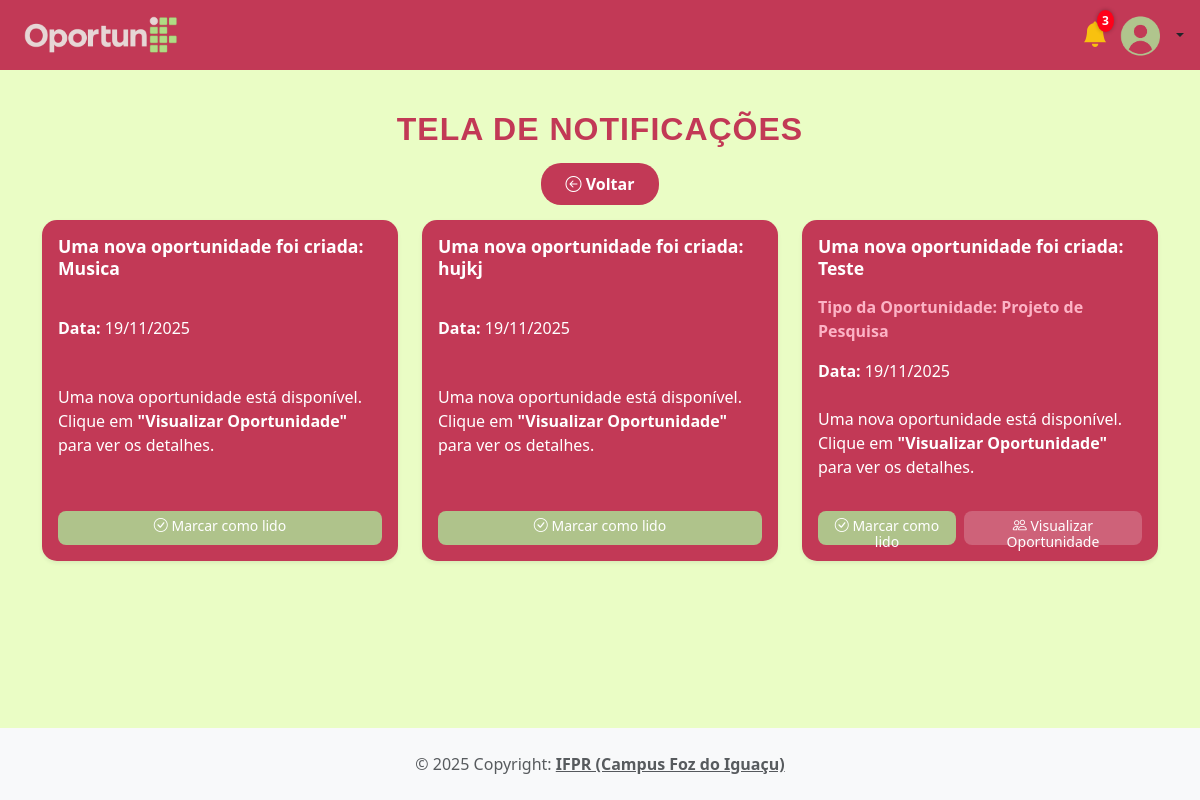
The page /app/controller/NotificacaoController.php?action=listar (signed in) on the database as committed earlier.
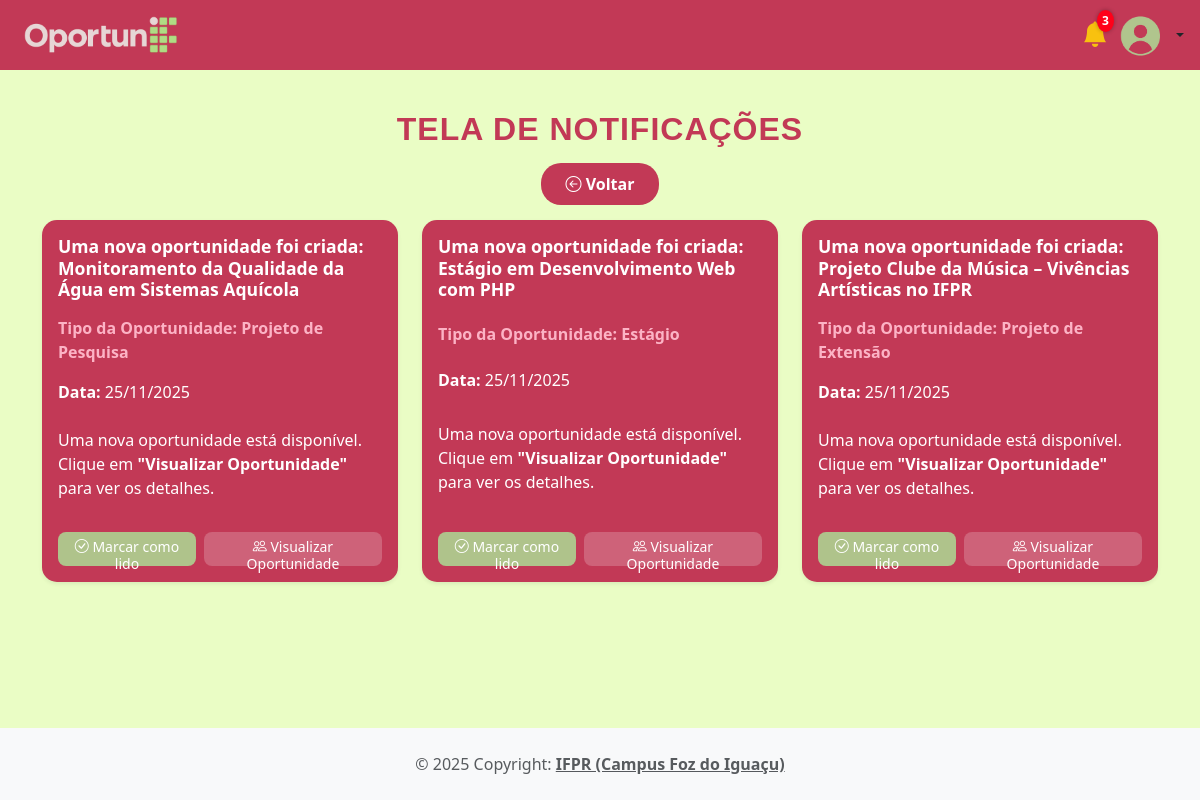
The same page on the database as committed later.
### tables this page shows
CREATE TABLE `notificacoes` (
  `idNotificacoes` int(11) NOT NULL,
  `mensagem` longtext NOT NULL,
  `link` varchar(255) DEFAULT NULL,
  `dataEnvio` date NOT NULL,
  `idOportunidade` int(11) DEFAULT NULL
);

CREATE TABLE `oportunidades` (
  `idOportunidades` int(11) NOT NULL,
  `titulo` longtext DEFAULT NULL,
  `descricao` longtext DEFAULT NULL,
  `tipoOportunidade` enum('ESTAGIO','PROJETOEXTENSAO','PROJETOPESQUISA') NOT NULL,
  `dataInicio` date NOT NULL,
  `dataFim` date NOT NULL,
  `documentoAnexo` varchar(100) DEFAULT NULL,
  `vaga` int(11) NOT NULL,
  `documentoEdital` varchar(255) DEFAULT NULL,
  `idProfessor` int(11) NOT NULL DEFAULT 38
);

### app/controller/NotificacaoController.php (called while the page is built, shortened)
<?php
require_once(__DIR__ . "/Controller.php");
require_once(__DIR__ . "/../dao/NotificacaoDAO.php");
class NotificacaoController extends Controller
{
    private $dao;
    public function __construct()
    {
        $this->dao = new NotificacaoDAO();
        $this->handleAction();
    }
    public function listar()
    {
        $dados['notificacoes'] = $this->dao->listByUsuario($this->getIdUsuarioLogado());
        $this->loadView("notificacoes/notificacoes.php", $dados);
    }
}
new NotificacaoController();

### app/model/Notificacao.php (called while the page is built, shortened)
<?php
class Notificacao
{
    private int $id;
    private $mensagem;
    private $dataEnvio;
    private $idOportunidade;
    public function getId(): int
    {
        return $this->id;
    }
    public function setId($id)
    {
        $this->id = $id;
    }
    public function getMensagem()
    {
        return $this->mensagem;
    }
    public function setMensagem($mensagem)
    {
        $this->mensagem = $mensagem;
    }
    public function getDataEnvio()
    {
        return $this->dataEnvio;
    }
    public function setDataEnvio($dataEnvio)
    {
        $this->dataEnvio = $dataEnvio;
    }
    public function getIdOportunidade()
    {
        return $this->idOportunidade;
    }
    public function setIdOportunidade($idOportunidade)
    {
        $this->idOportunidade = $idOportunidade;
    }
}

### app/dao/NotificacaoDAO.php (called while the page is built, shortened)
<?php
require_once(__DIR__ . "/../connection/Connection.php");
require_once(__DIR__ . "/../model/Notificacao.php");
class NotificacaoDAO
{
    private $conn;
    public function __construct()
    {
        $this->conn = Connection::getConn();
    }
    public function listByUsuario(int $idUsuario)
    {
        $sql = "SELECT n.idNotificacoes, n.mensagem, n.dataEnvio, n.link, n.idOportunidade
            FROM notificacoes AS n
            INNER JOIN notificacoes_usuarios AS nu
                ON n.idNotificacoes = nu.idNotificacao
            WHERE nu.idUsuario = :idUsuario
              AND nu.status != 'LIDO'
            ORDER BY n.dataEnvio DESC";
        $stmt = $this->conn->prepare($sql);
        $stmt->bindValue(":idUsuario", $idUsuario, PDO::PARAM_INT);
        $stmt->execute();
        $notificacoes =  $stmt->fetchAll(PDO::FETCH_ASSOC);
        return $this->mapNotificacoes($notificacoes);
    }
    public function mapNotificacoes($notificacoes): array
    {
        $listaNotificacoes = [];
        foreach ($notificacoes as $notificacao) {
            $notificacaoObj = new Notificacao();
            $notificacaoObj->setId($notificacao['idNotificacoes']);
            $notificacaoObj->setMensagem($notificacao['mensagem']);
            $notificacaoObj->setDataEnvio($notificacao['dataEnvio']);
            $notificacaoObj->setIdOportunidade($notificacao['idOportunidade']);
            $notificacaoObj->setLink($notificacao['link']);
            if (isset($notificacao['idOportunidade'])) {
                $notificacaoObj->setIdOportunidade($notificacao['idOportunidade']);
            }
            $listaNotificacoes[] = $notificacaoObj;
        }
        return $listaNotificacoes;
    }
}

### app/connection/Connection.php (called while the page is built)
<?php
class Connection
{
    public static function getConn()
    {
        $conn = new Connection();
        return $conn->getConnection();
    }
    public function getConnection()
    {
        $str_conn = "mysql:host=" . DB_HOST . ";dbname=" . DB_NAME;
        $options = array(
            PDO::MYSQL_ATTR_INIT_COMMAND => "SET NAMES utf8",
            PDO::ATTR_ERRMODE => PDO::ERRMODE_EXCEPTION
        );
        try {
            $conn = new PDO($str_conn, DB_USER, DB_PASSWORD, $options);
            return $conn;
        } catch (PDOException $e) {
            echo "Falha ao conectar na base de dados: " . $e->getMessage();
        }
    }
}

### app/dao/OportunidadeDAO.php (called while the page is built, shortened)
<?php
include_once(__DIR__ . "/../connection/Connection.php");
include_once(__DIR__ . "/../model/Oportunidade.php");
include_once(__DIR__ . "/../model/Curso.php");
class OportunidadeDAO
{
    public function findById(int $id)
    {
        $conn = Connection::getConn();
        $sql = "SELECT o.*, u.nomeCompleto, u.tipoUsuario FROM oportunidades o
                JOIN usuarios u ON (u.idUsuarios = o.idProfessor)
                WHERE o.idOportunidades = ?";
        $stm = $conn->prepare($sql);
        $stm->execute([$id]);
        $result = $stm->fetchAll();
        $oportunidades = $this->mapOportunidades($result);
        if (count($oportunidades) == 1)
            return $oportunidades[0];
        elseif (count($oportunidades) == 0)
            return null;
        die("OportunidadeDAO.findById() - Erro: mais de uma oportunidade encontrada.");
    }
    private function mapOportunidades($result)
    {
        $oportunidades = array();
        foreach ($result as $reg) {
            $oportunidade = new Oportunidade();
            $oportunidade->setId($reg['idOportunidades']);
            $oportunidade->setTitulo($reg['titulo']);
            $oportunidade->setDescricao($reg['descricao']);
            $oportunidade->setDocumentoEdital($reg['documentoEdital']);
            $oportunidade->setTipoOportunidade($reg['tipoOportunidade']);
            $oportunidade->setDataInicio($reg['dataInicio']);
            $oportunidade->setDataFim($reg['dataFim']);
            $oportunidade->setDocumentoAnexo($reg['documentoAnexo']);
            $oportunidade->setVaga($reg['vaga']);
            $professor = new Usuario();
            $professor->setId($reg['idProfessor']);
            $professor->setNomeCompleto($reg['nomeCompleto']);
            $professor->setTipoUsuario($reg['tipoUsuario']);
            $oportunidade->setProfessor($professor);
            require_once(__DIR__ . "/CursoDAO.php");
            $cursoDao = new CursoDAO();
            $oportunidade->setCursos($cursoDao->getCursosByOportunidade($reg['idOportunidades']));
            $oportunidades[] = $oportunidade;
        }
        return $oportunidades;
    }
}

### app/dao/CursoDAO.php (called while the page is built, shortened)
<?php
include_once(__DIR__ . "/../connection/Connection.php");
include_once(__DIR__ . "/../model/Curso.php");
class CursoDAO
{
    public function getCursosByOportunidade(int $idOportunidade): array
    {
        $conn = Connection::getConn();
        $sql = "SELECT c.* FROM cursos c
            INNER JOIN oportunidade_curso oc ON c.idCursos = oc.idCurso
            WHERE oc.idOportunidade = :idOportunidade";
        $stm = $conn->prepare($sql);
        $stm->bindValue(":idOportunidade", $idOportunidade);
        $stm->execute();
        $result = $stm->fetchAll();
        $cursos = [];
        foreach ($result as $reg) {
            $curso = new Curso();
            $curso->setId($reg['idCursos']);
            $curso->setNome($reg['nome']);
            $cursos[] = $curso;
        }
        return $cursos;
    }
}

### app/model/Curso.php (called while the page is built, shortened)
<?php
class Curso
{
    public function setNome(?string $nome): self
    {
        return $this;
    }
    public function setId(?int $id): self
    {
        return $this;
    }
}

### app/model/Oportunidade.php (called while the page is built, shortened)
<?php
require_once(__DIR__ . "/Curso.php");
require_once(__DIR__ . "/enum/OportunidadeTipo.php");
class Oportunidade
{
    private ?string $tipoOportunidade;
    public function __construct()
    {
        $this->tipoOportunidade = "";
    }
    public function getTipoOportunidade(): ?string
    {
        return $this->tipoOportunidade;
    }
    public function setTipoOportunidade(?string $tipoOportunidade): self
    {
        $this->tipoOportunidade = $tipoOportunidade;
        return $this;
    }
    public function setCursos(array $cursos): self
    {
        return $this;
    }
}

### app/model/enum/OportunidadeTipo.php (called while the page is built, shortened)
<?php
class OportunidadeTipo
{
    public static function getLabel($tipo)
    {
        switch ($tipo) {
            case self::ESTAGIO:
                return "Estágio";
            case self::PROJETOEXTENSAO:
                return "Projeto de Extensão";
            case self::PROJETOPESQUISA:
                return "Projeto de Pesquisa";
        }
    }
}

### app/view/notificacoes/notificacoes.php (the view, shortened to what the changed rows need)
<?php
require_once(__DIR__ . "/../include/header.php");
require_once(__DIR__ . "/../include/menu.php");
require_once(__DIR__ . "/../../dao/OportunidadeDAO.php");
require_once(__DIR__ . "/../../model/enum/OportunidadeTipo.php");
?>
<link rel="stylesheet" href="<?= BASEURL ?>/view/css/notificacoes.css">
<div class="container mt-4">
    <h2 class="text-center titulo-pagina mb-4">TELA DE NOTIFICAÇÕES</h2>
    <div class="row">
        <?php if (count($dados["notificacoes"]) > 0): ?>
            <?php foreach ($dados["notificacoes"] as $notificacao): ?>
                <?php
                $idNot = $notificacao->getId() ?? null;
                $idOport = $notificacao->getIdOportunidade() ?? null;
                $mensagem = $notificacao->getMensagem() ?? '';
                $dataEnvio = $notificacao->getDataEnvio() ?? '';
                if (!empty($dataEnvio)) {
                    $dataEnvio = date("d/m/Y", strtotime($dataEnvio));
                }
                $tipoOportunidade = "";
                if (!empty($idOport)) {
                    $dao = new OportunidadeDAO();
                    $oportunidade = $dao->findById($idOport);
                    if ($oportunidade) {
                        $tipoOportunidade = OportunidadeTipo::getLabel($oportunidade->getTipoOportunidade());
                    }
                }
                ?>
                <div class="col-12 col-md-6 col-lg-4 mb-4">
                    <div class="card-oportunidade shadow-sm p-3">
                        <h3 class="mb-3"><?= htmlspecialchars($mensagem) ?></h3>
                        <?php if (!empty($tipoOportunidade)): ?>
                            <p class="tipo-oportunidade">
                                <strong>Tipo da Oportunidade:</strong>
                                <?= htmlspecialchars($tipoOportunidade) ?>
                            </p>
                        <?php endif; ?>
                        <p><strong>Data:</strong> <?= htmlspecialchars($dataEnvio) ?></p>
                        <?php if ($_SESSION['usuarioLogadoTipo'] === 'ALUNO'): ?>
                            <p class="descricao-fixa mt-2">
                                Uma nova oportunidade está disponível.
                                Clique em <strong>"Visualizar Oportunidade"</strong> para ver os detalhes.
                            </p>
                        <?php endif; ?>
                        <div class="d-flex flex-column flex-sm-row gap-2 mt-3">
                            <a href="<?= BASEURL . '/controller/NotificacaoController.php?action=atualizarStatusPorUsuario&id_notificacao=' . $idNot ?>"
                                class="btn btn-marcar-lido flex-fill">
                                <i class="bi bi-check-circle"></i> Marcar como lido
                            </a>
                            <?php if ($_SESSION['usuarioLogadoTipo'] === 'ALUNO'): ?>
                                <?php if (!empty($idOport)): ?>
                                    <a href="<?= BASEURL ?>/controller/InscricaoController.php?action=view&idOport=<?= $idOport ?>"
                                        class="btn btn-visualizar flex-fill">
                                        <i class="bi bi-people"></i> Visualizar Oportunidade
                                    </a>
                                <?php endif; ?>
                            <?php endif; ?>
                        </div>
                    </div>
                </div>
            <?php endforeach; ?>
        <?php endif; ?>
    </div>
</div>
<?php require_once(__DIR__ . "/../include/footer.php"); ?>

Rows that differ between the two databases and show on the page:
removed notificacoes: mensagem "Uma nova oportunidade foi criada: Musica", dataEnvio "19/11/2025"
removed notificacoes: mensagem "Uma nova oportunidade foi criada: hujkj", dataEnvio "19/11/2025"
removed notificacoes: mensagem "Uma nova oportunidade foi criada: Teste", idOportunidade.tipoOportunidade "Projeto de Pesquisa", dataEnvio "19/11/2025"
added notificacoes: mensagem "Uma nova oportunidade foi criada: Monitoramento da Qualidade da Água em Sistemas Aquícola", idOportunidade.tipoOportunidade "Projeto de Pesquisa", dataEnvio "25/11/2025"
added notificacoes: mensagem "Uma nova oportunidade foi criada: Estágio em Desenvolvimento Web com PHP", idOportunidade.tipoOportunidade "Estágio", dataEnvio "25/11/2025"
added notificacoes: mensagem "Uma nova oportunidade foi criada: Projeto Clube da Música – Vivências Artísticas no IFPR", idOportunidade.tipoOportunidade "Projeto de Extensão", dataEnvio "25/11/2025"
